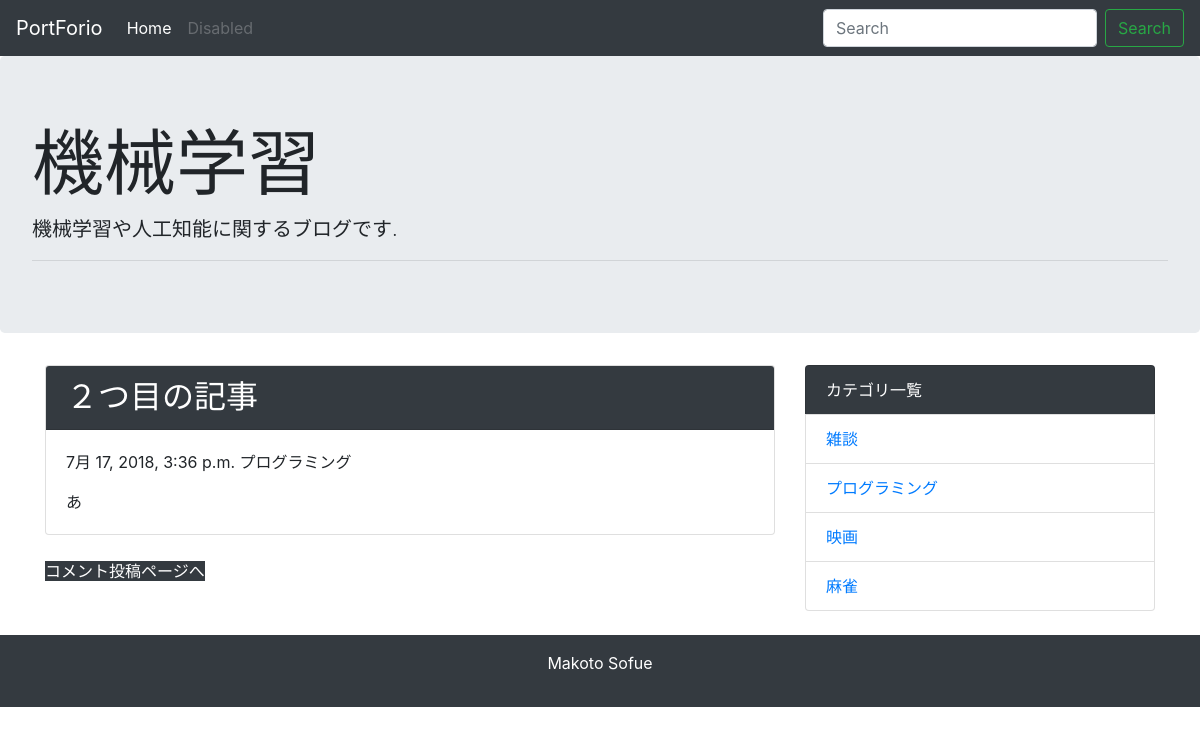
The page /detail/2/ on the database its author committed.
### blog/models.py (models this page shows, shortened)
class Post(models.Model):
    title = models.CharField("タイトル", max_length=255)
    text = models.TextField("本文")
    created_at = models.DateTimeField("作成日", default=timezone.now)
    category = models.ForeignKey(Category, verbose_name="カテゴリ",on_delete=models.PROTECT)

class Category(models.Model):
    name = models.CharField("カテゴリ名", max_length=255)
    created_at = models.DateTimeField("作成日", default=timezone.now)
    def __str__(self):
        return self.name

### blog/views.py (the view)
# urls.py: path('detail/<int:pk>/', views.DetailView.as_view(), name='detail'),
class DetailView(generic.DetailView):
    model = Post

### blog/context_processors.py (called while the page is built)
def common(request):
    context = {
        'category_list':Category.objects.all(),
    }
    return context

### blog/templates/blog/post_detail.html (shortened to what this page needs)
{% extends 'blog/base.html' %}
{% block content %}
<div class="card mb-4 ">
    <h2 class="card-header bg-dark text-white ">{{ post.title }}</h2>
    <div class="card-body">
        <p>{{ post.created_at }} {{ post.category }}</p>
        {{ post.text | linebreaksbr | urlize }}
    </div>
</div>
 <a class="bn btn-dark" href='{% url 'blog:comment' post.pk %}'>コメント投稿ページへ</a>
{% endblock %}

### blog/templates/blog/base.html (shortened to what this page needs)
<!doctype html>
<html lang="ja">
  <head>
    <link rel="stylesheet" href="https://maxcdn.bootstrapcdn.com/bootstrap/4.0.0-beta.2/css/bootstrap.min.css">
  </head>
  <body>
    <nav class="navbar navbar-expand-lg navbar-dark bg-dark">
      <a class="navbar-brand" href="#">PortForio</a>
      <div class="collapse navbar-collapse" id="navbarSupportedContent">
        <ul class="navbar-nav mr-auto">
          <li class="nav-item active">
            <a class="nav-link" href="{% url 'blog:index' %}">Home
            </a>
          </li>
          <li class="nav-item">
            <a class="nav-link disabled" href="#">Disabled</a>
          </li>
        </ul>
        <form class="form-inline my-2 my-lg-0" method="GET" action="{% url "blog:index" %}">
          <input class="form-control mr-sm-2" type="text" placeholder="Search" aria-label="Search" name="keyword">
          <button class="btn btn-outline-success my-2 my-sm-0" type="submit">Search</button>
        </form>
      </div>
    </nav>
    <div class="jumbotron">
      <h1 class="display-3">機械学習</h1>
      <p class="lead">機械学習や人工知能に関するブログです.</p>
      <hr class="my-2">
    </div>
    <div class="container">
      <div class="row">
        <div class="col-md-8">
          {% block content %}
          {% endblock %}
        </div>
        <div class="col-md-4">
          <ul class="list-group mb-4">
            <li class="list-group-item bg-dark text-white" >カテゴリ一覧</li>
             {% for category in category_list %}
            <li class="list-group-item"><a href="{% url 'blog:category' category.pk %}">{{ category }}</a></li>
             {% endfor %}
          </ul>
        </div>
      </div>
    </div>
    <footer class="bg-dark text-white text-center py-3">
      <P>Makoto Sofue</P>
    </footer>
  </body>
</html>

### rows shown on the page
Post: title "２つ目の記事", created_at "7月 17, 2018, 3:36 p.m.", category "プログラミング", text "あ"
Category: name "雑談"
Category: name "プログラミング"
Category: name "映画"
Category: name "麻雀"
